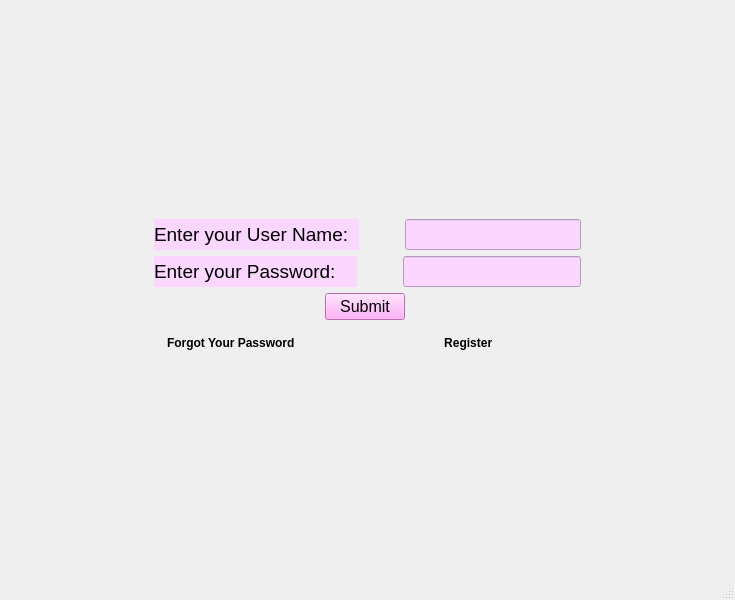
<?xml version="1.0" encoding="UTF-8"?>
<ui version="4.0">
 <class>MainWindow</class>
 <widget class="QMainWindow" name="MainWindow">
  <property name="geometry">
   <rect>
    <x>0</x>
    <y>0</y>
    <width>735</width>
    <height>600</height>
   </rect>
  </property>
  <property name="windowTitle">
   <string>Hospital Data</string>
  </property>
  <property name="windowIcon">
   <iconset>
    <normaloff>:/newPrefix/Hospital Management/logo.PNG</normaloff>:/newPrefix/Hospital Management/logo.PNG</iconset>
  </property>
  <property name="styleSheet">
   <string notr="true">background:url(:/newPrefix/Hospital Management/username_background.PNG)</string>
  </property>
  <widget class="QWidget" name="centralwidget">
   <layout class="QGridLayout" name="gridLayout">
    <item row="3" column="1">
     <layout class="QHBoxLayout" name="horizontalLayout_4">
      <item>
       <widget class="QCommandLinkButton" name="forgot_pass">
        <property name="cursor">
         <cursorShape>PointingHandCursor</cursorShape>
        </property>
        <property name="focusPolicy">
         <enum>Qt::ClickFocus</enum>
        </property>
        <property name="text">
         <string extracomment="Click here if you forgot you password">Forgot Your Password</string>
        </property>
        <property name="iconSize">
         <size>
          <width>0</width>
          <height>0</height>
         </size>
        </property>
       </widget>
      </item>
      <item>
       <widget class="QCommandLinkButton" name="register_2">
        <property name="cursor">
         <cursorShape>PointingHandCursor</cursorShape>
        </property>
        <property name="focusPolicy">
         <enum>Qt::ClickFocus</enum>
        </property>
        <property name="text">
         <string extracomment="Need Authentication">                   Register</string>
        </property>
        <property name="iconSize">
         <size>
          <width>0</width>
          <height>0</height>
         </size>
        </property>
       </widget>
      </item>
     </layout>
    </item>
    <item row="1" column="0">
     <spacer name="horizontalSpacer_5">
      <property name="orientation">
       <enum>Qt::Horizontal</enum>
      </property>
      <property name="sizeHint" stdset="0">
       <size>
        <width>40</width>
        <height>20</height>
       </size>
      </property>
     </spacer>
    </item>
    <item row="1" column="3">
     <spacer name="horizontalSpacer_6">
      <property name="orientation">
       <enum>Qt::Horizontal</enum>
      </property>
      <property name="sizeType">
       <enum>QSizePolicy::Expanding</enum>
      </property>
      <property name="sizeHint" stdset="0">
       <size>
        <width>40</width>
        <height>20</height>
       </size>
      </property>
     </spacer>
    </item>
    <item row="2" column="1">
     <layout class="QHBoxLayout" name="horizontalLayout_3">
      <item>
       <spacer name="horizontalSpacer_9">
        <property name="orientation">
         <enum>Qt::Horizontal</enum>
        </property>
        <property name="sizeHint" stdset="0">
         <size>
          <width>40</width>
          <height>20</height>
         </size>
        </property>
       </spacer>
      </item>
      <item>
       <widget class="QPushButton" name="submit_btn">
        <property name="font">
         <font>
          <family>Arial</family>
          <pointsize>12</pointsize>
         </font>
        </property>
        <property name="styleSheet">
         <string notr="true">background:rgb(255, 153, 245)</string>
        </property>
        <property name="text">
         <string>Submit</string>
        </property>
       </widget>
      </item>
      <item>
       <spacer name="horizontalSpacer_8">
        <property name="orientation">
         <enum>Qt::Horizontal</enum>
        </property>
        <property name="sizeHint" stdset="0">
         <size>
          <width>40</width>
          <height>20</height>
         </size>
        </property>
       </spacer>
      </item>
     </layout>
    </item>
    <item row="1" column="1" colspan="2">
     <layout class="QVBoxLayout" name="verticalLayout">
      <item>
       <layout class="QHBoxLayout" name="horizontalLayout">
        <item>
         <widget class="QLabel" name="username_label">
          <property name="font">
           <font>
            <family>Arial</family>
            <pointsize>14</pointsize>
            <weight>50</weight>
            <bold>false</bold>
           </font>
          </property>
          <property name="styleSheet">
           <string notr="true">background:rgb(251, 215, 255)</string>
          </property>
          <property name="text">
           <string>Enter your User Name:  </string>
          </property>
         </widget>
        </item>
        <item>
         <spacer name="horizontalSpacer">
          <property name="orientation">
           <enum>Qt::Horizontal</enum>
          </property>
          <property name="sizeType">
           <enum>QSizePolicy::Preferred</enum>
          </property>
          <property name="sizeHint" stdset="0">
           <size>
            <width>0</width>
            <height>0</height>
           </size>
          </property>
         </spacer>
        </item>
        <item>
         <spacer name="horizontalSpacer_2">
          <property name="orientation">
           <enum>Qt::Horizontal</enum>
          </property>
          <property name="sizeType">
           <enum>QSizePolicy::Fixed</enum>
          </property>
          <property name="sizeHint" stdset="0">
           <size>
            <width>40</width>
            <height>20</height>
           </size>
          </property>
         </spacer>
        </item>
        <item>
         <widget class="QLineEdit" name="username_text">
          <property name="font">
           <font>
            <family>Arial</family>
            <pointsize>14</pointsize>
           </font>
          </property>
          <property name="styleSheet">
           <string notr="true">background:rgb(251, 215, 255)</string>
          </property>
         </widget>
        </item>
       </layout>
      </item>
      <item>
       <layout class="QHBoxLayout" name="horizontalLayout_2">
        <item>
         <widget class="QLabel" name="pass_label">
          <property name="font">
           <font>
            <family>Arial</family>
            <pointsize>14</pointsize>
            <weight>50</weight>
            <bold>false</bold>
           </font>
          </property>
          <property name="styleSheet">
           <string notr="true">background:rgb(251, 215, 255)</string>
          </property>
          <property name="text">
           <string>Enter your Password:    </string>
          </property>
         </widget>
        </item>
        <item>
         <spacer name="horizontalSpacer_4">
          <property name="orientation">
           <enum>Qt::Horizontal</enum>
          </property>
          <property name="sizeType">
           <enum>QSizePolicy::Fixed</enum>
          </property>
          <property name="sizeHint" stdset="0">
           <size>
            <width>40</width>
            <height>20</height>
           </size>
          </property>
         </spacer>
        </item>
        <item>
         <spacer name="horizontalSpacer_3">
          <property name="orientation">
           <enum>Qt::Horizontal</enum>
          </property>
          <property name="sizeType">
           <enum>QSizePolicy::Fixed</enum>
          </property>
          <property name="sizeHint" stdset="0">
           <size>
            <width>0</width>
            <height>0</height>
           </size>
          </property>
         </spacer>
        </item>
        <item>
         <widget class="QLineEdit" name="pass_text">
          <property name="font">
           <font>
            <family>Arial</family>
            <pointsize>14</pointsize>
           </font>
          </property>
          <property name="styleSheet">
           <string notr="true">background:rgb(251, 215, 255)</string>
          </property>
          <property name="echoMode">
           <enum>QLineEdit::Password</enum>
          </property>
         </widget>
        </item>
       </layout>
      </item>
     </layout>
    </item>
    <item row="4" column="1">
     <spacer name="verticalSpacer">
      <property name="orientation">
       <enum>Qt::Vertical</enum>
      </property>
      <property name="sizeHint" stdset="0">
       <size>
        <width>20</width>
        <height>40</height>
       </size>
      </property>
     </spacer>
    </item>
    <item row="0" column="1">
     <spacer name="verticalSpacer_2">
      <property name="orientation">
       <enum>Qt::Vertical</enum>
      </property>
      <property name="sizeHint" stdset="0">
       <size>
        <width>20</width>
        <height>40</height>
       </size>
      </property>
     </spacer>
    </item>
   </layout>
  </widget>
  <widget class="QMenuBar" name="menubar">
   <property name="geometry">
    <rect>
     <x>0</x>
     <y>0</y>
     <width>735</width>
     <height>21</height>
    </rect>
   </property>
  </widget>
  <widget class="QStatusBar" name="statusbar"/>
 </widget>
 <resources>
  <include location="../image.qrc"/>
 </resources>
 <connections/>
</ui>
